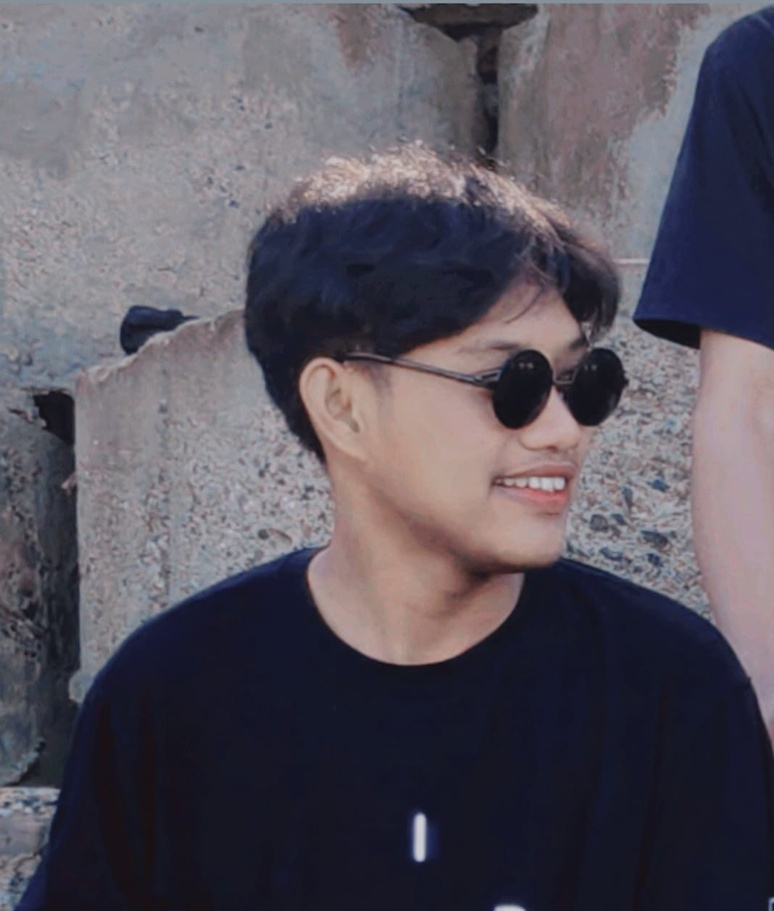
#> input picture Tugas IV/Gaussian Lowpass filter/img_ori.jpeg, 774 x 911 px, shrunk from 1068 x 1257 before the run
$ python GLF.py
#> lines starting #> are read from the running program, lines starting #| are printed output that depends on the picture
import cv2
import numpy as np
from matplotlib import pyplot as plt

# Membaca gambar
img = cv2.imread('img_ori.jpeg', 0)
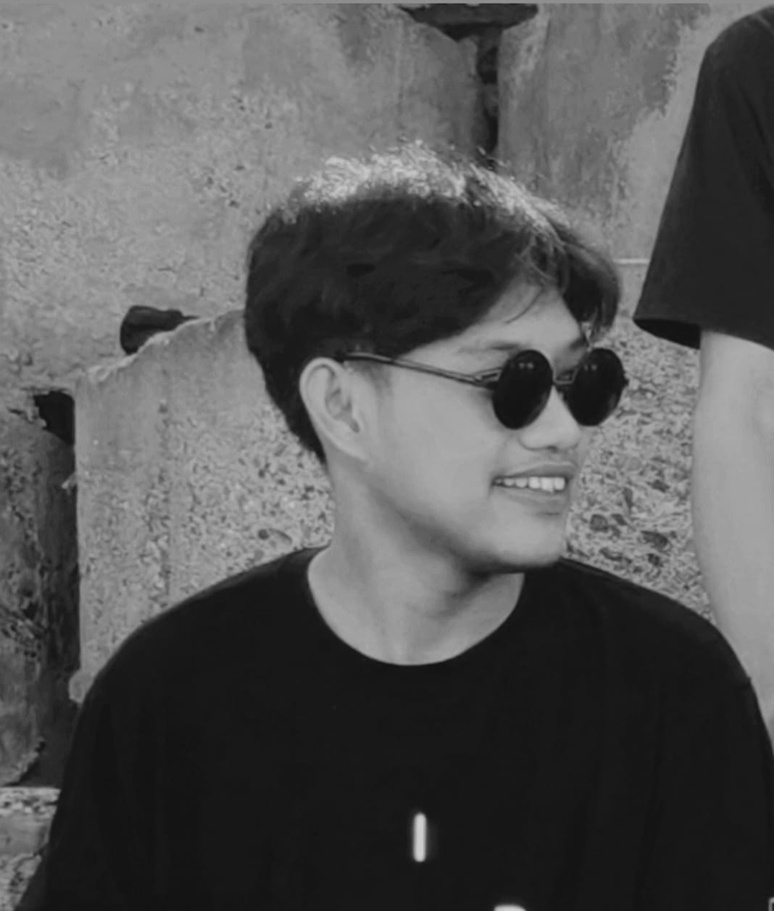
#> img: shape (911, 774); min 16, max 207, mean 86.5

# Menghitung ukuran gambar dan menghitung frekuensi
rows, cols = img.shape
#> rows = 911; cols = 774
crow, ccol = rows//2, cols//2
#> crow = 455; ccol = 387

# Membuat filter mask Gaussian Lowpass
D0 = 60
mask = np.zeros((rows, cols), np.uint8)
x, y = np.ogrid[:rows, :cols]
#> x = 911 values from 0 to 910
dist = np.sqrt((x - crow)**2 + (y - ccol)**2)
mask = np.exp(-((dist**2) / (2*(D0**2))))

# Melakukan filtering pada gambar dengan filter mask Gaussian Lowpass
f = np.fft.fft2(img)
fshift = np.fft.fftshift(f)
fshift_filtered = fshift * mask
f_filtered = np.fft.ifftshift(fshift_filtered)
img_filtered = np.fft.ifft2(f_filtered)
img_filtered = np.abs(img_filtered)

# Menampilkan gambar asli dan gambar yang sudah difilter
plt.subplot(121), plt.imshow(img, cmap='gray')
plt.title('Input Image'), plt.xticks([]), plt.yticks([])
plt.subplot(122), plt.imshow(img_filtered, cmap='gray')
plt.title('Gaussian Lowpass Filter'), plt.xticks([]), plt.yticks([])
plt.show()
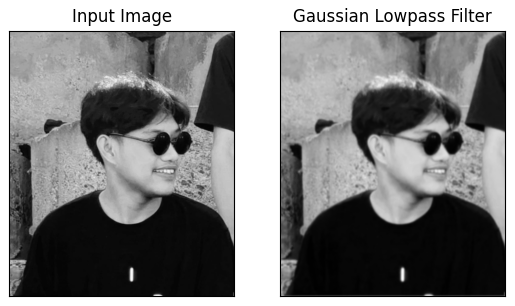
#> figure drawn by matplotlib, 2 panels
